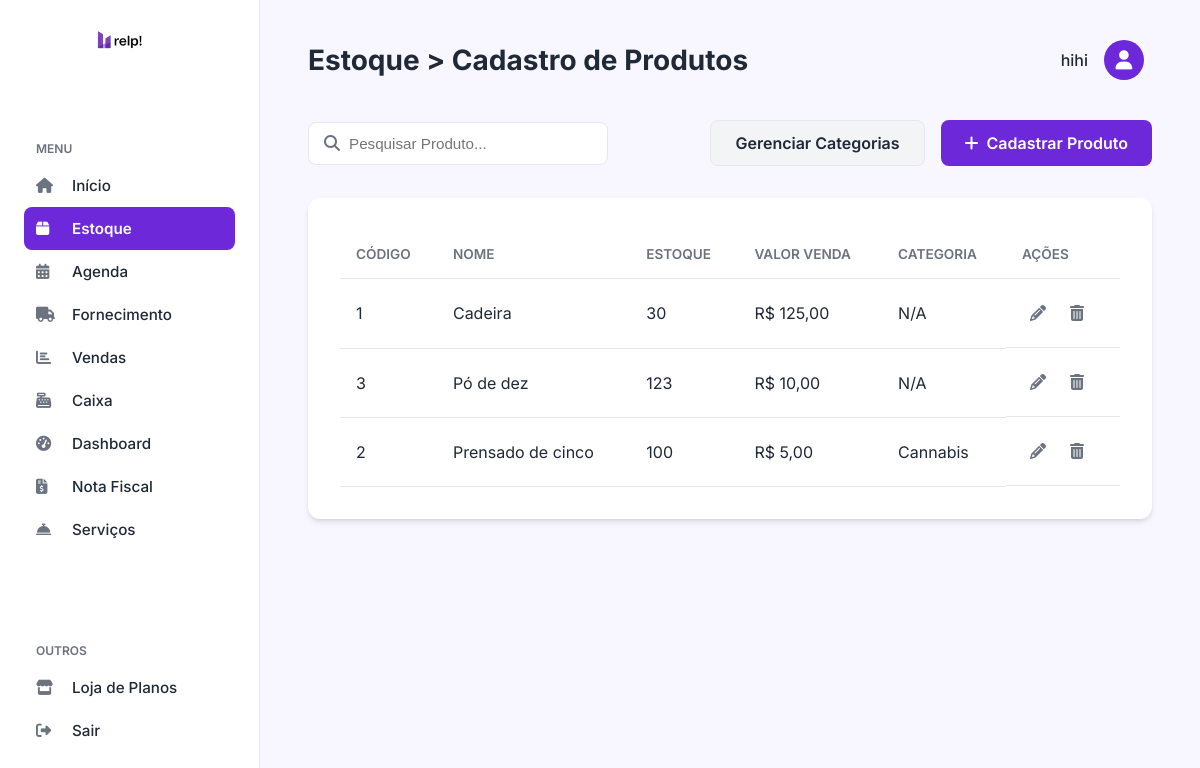
/estoque.php (signed in), run on an earlier commit of the app's database.
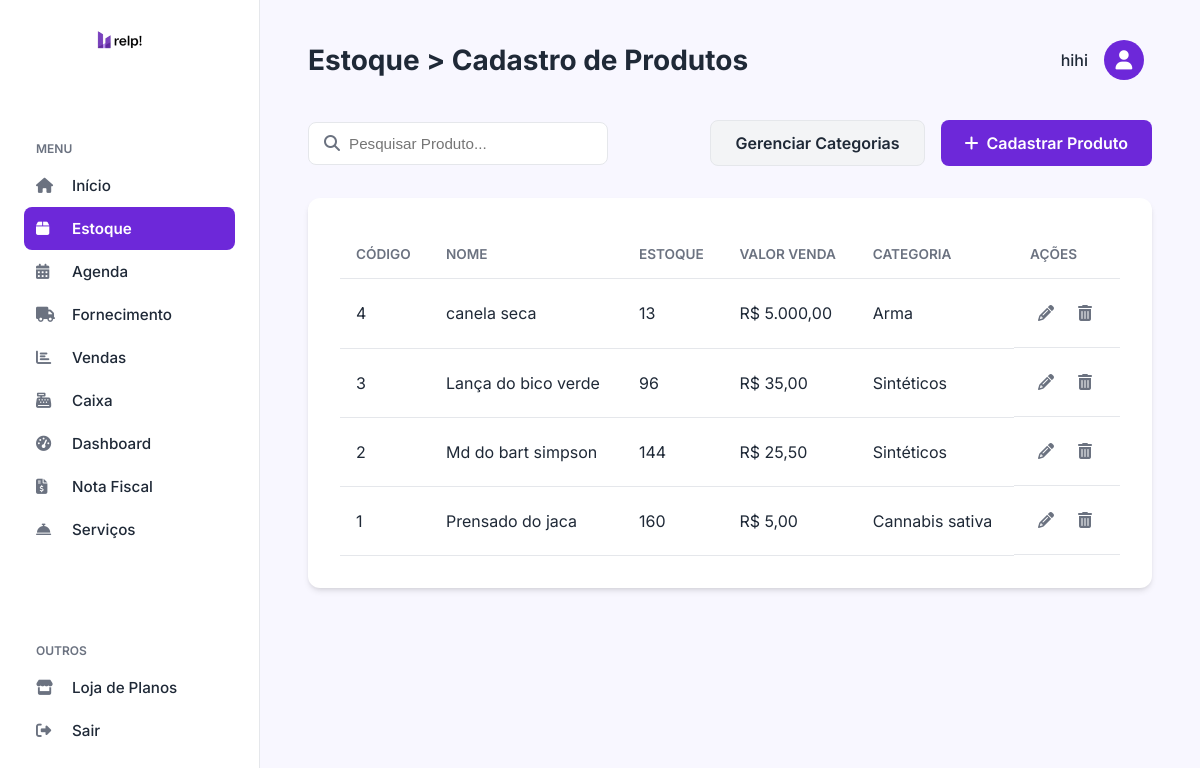
And on a later commit of the database.
### tables this page shows
CREATE TABLE `produtos` (
  `id` int(11) NOT NULL,
  `codigo_barras` varchar(255) DEFAULT NULL,
  `nome` varchar(255) NOT NULL,
  `especificacao` text DEFAULT NULL,
  `quantidade_estoque` int(11) NOT NULL DEFAULT 0,
  `quantidade_minima` int(11) NOT NULL DEFAULT 5,
  `valor_compra` decimal(10,2) NOT NULL,
  `valor_venda` decimal(10,2) NOT NULL,
  `categoria_id` int(11) DEFAULT NULL,
  `fornecedor_id` int(11) DEFAULT NULL,
  `data_cadastro` timestamp NOT NULL DEFAULT current_timestamp()
);

CREATE TABLE `categorias` (
  `id` int(11) NOT NULL,
  `nome` varchar(100) NOT NULL
);

### estoque.php (the view, shortened to what this page needs)
<?php
include_once('config.php');
$produtos = [];
$erro_busca = null;
try {
    $stmt_produtos = $pdo->prepare("SELECT p.*, c.nome as categoria_nome FROM produtos p LEFT JOIN categorias c ON p.categoria_id = c.id ORDER BY p.nome ASC");
    $stmt_produtos->execute();
    $produtos = $stmt_produtos->fetchAll(PDO::FETCH_ASSOC);
} catch (PDOException $e) {
    $erro_busca = "Erro ao buscar dados: " . $e->getMessage();
}
$nome_empresa = $_SESSION['nome_empresa'] ?? 'Empresa';
?>
<!DOCTYPE html>
<html lang="pt-br">
<head>
    <link rel="stylesheet" href="https://cdnjs.cloudflare.com/ajax/libs/font-awesome/6.4.0/css/all.min.css">
    <link rel="stylesheet" href="css/sistema.css">
    <link rel="stylesheet" href="css/estoque.css">
</head>
<body>
    <nav class="sidebar">
        <div class="sidebar-logo">
            <img class="logo" src="img/relplogo.png" alt="Relp! Logo" style="width: 100px;">
        </div>
        <div class="menu-section">
            <h6>MENU</h6>
            <ul class="menu-list">
                <li><a href="sistema.php"><i class="fas fa-home"></i> Início</a></li>
                <li><a href="estoque.php" class="active"><i class="fas fa-box"></i> Estoque</a></li>
                <li><a href="agenda.php"><i class="fas fa-calendar-alt"></i> Agenda</a></li>
                <li><a href="fornecedores.php"><i class="fas fa-truck"></i> Fornecimento</a></li>
                <li><a href="#"><i class="fas fa-chart-bar"></i> Vendas</a></li>
                <li><a href="caixa.php"><i class="fas fa-cash-register"></i> Caixa</a></li>
                <li><a href="#"><i class="fas fa-tachometer-alt"></i> Dashboard</a></li>
                <li><a href="#"><i class="fas fa-file-invoice-dollar"></i> Nota Fiscal</a></li>
                <li><a href="#"><i class="fas fa-concierge-bell"></i> Serviços</a></li>
            </ul>
        </div>
        <div class="menu-section outros">
            <h6>OUTROS</h6>
            <ul class="menu-list">
                <li><a href="#"><i class="fas fa-store"></i> Loja de Planos</a></li>
                <li><a href="sair.php"><i class="fas fa-sign-out-alt"></i> Sair</a></li>
            </ul>
        </div>
    </nav>
    <main class="main-content">
        <header class="main-header">
            <h2>Estoque > Cadastro de Produtos</h2>
            <div class="user-profile"><span><?= htmlspecialchars($nome_empresa) ?></span>
                <div class="avatar"><i class="fas fa-user"></i></div>
            </div>
        </header>
        <div class="actions-container">
            <div class="search-bar">
                <i class="fas fa-search"></i>
                <input type="text" placeholder="Pesquisar Produto...">
            </div>
            <div class="actions-buttons">
                <a href="categorias.php" class="btn-secondary">Gerenciar Categorias</a>
                <a href="produto_formulario.php" class="btn-primary">
                    <i class="fas fa-plus"></i> Cadastrar Produto
                </a>
            </div>
        </div>
        <div class="table-container">
            <table>
                <thead>
                    <tr>
                        <th>Código</th>
                        <th>Nome</th>
                        <th>Estoque</th>
                        <th>Valor Venda</th>
                        <th>Categoria</th>
                        <th>Ações</th>
                    </tr>
                </thead>
                <tbody>
                    <?php if ($erro_busca): ?>
                        <tr>
                            <td colspan="6" class="text-center"><?= htmlspecialchars($erro_busca) ?></td>
                        </tr>
                    <?php elseif (empty($produtos)): ?>
                        <tr>
                            <td colspan="6" class="text-center">Nenhum produto cadastrado ainda.</td>
                        </tr>
                    <?php else: ?>
                        <?php foreach ($produtos as $produto): ?>
                            <tr>
                                <td><?= htmlspecialchars($produto['id']) ?></td>
                                <td><?= htmlspecialchars($produto['nome']) ?></td>
                                <td><?= htmlspecialchars($produto['quantidade_estoque']) ?></td>
                                <td>R$ <?= number_format((float) $produto['valor_venda'], 2, ',', '.') ?></td>
                                <td><?= htmlspecialchars($produto['categoria_nome'] ?? 'N/A') ?></td>
                                <td class="actions">
                                    <a href="produto_formulario.php?id=<?= $produto['id'] ?>" class="btn-action btn-edit">
                                        <i class="fas fa-pencil-alt"></i>
                                    </a>
                                    <a href="excluir_produto.php?id=<?= $produto['id'] ?>" class="btn-action btn-delete">
                                        <i class="fas fa-trash-alt"></i>
                                    </a>
                                </td>
                            </tr>
                        <?php endforeach; ?>
                    <?php endif; ?>
                </tbody>
            </table>
        </div>
    </main>
</body>
</html>

### css/sistema.css (style rules this page uses)
:root { --primary-bg: #F8F7FF; --sidebar-bg: #FFFFFF; --accent-color: #6D28D9; --accent-color-dark: #4C1D95; --text-color: #1F2937; --text-light: #6B7280; --border-color: #E5E7EB; --card-shadow: 0 4px 6px -1px rgb(0 0 0 / 0.1), 0 2px 4px -2px rgb(0 0 0 / 0.1); }
* { margin: 0; padding: 0; box-sizing: border-box; }
body { font-family: 'Inter', sans-serif; background-color: var(--primary-bg); color: var(--text-color); display: flex; height: 100vh; overflow: hidden; }
.sidebar { width: 260px; background-color: var(--sidebar-bg); border-right: 1px solid var(--border-color); display: flex; flex-direction: column; padding: 1.5rem; flex-shrink: 0; }
.sidebar-logo { display: flex; align-items: center; justify-content: center; margin-bottom: 2.5rem; }
.sidebar-logo img { width: 50px; }
.menu-section { margin-bottom: 1.5rem; }
.menu-section h6 { font-size: 0.75rem; font-weight: 600; color: var(--text-light); text-transform: uppercase; padding: 0 0.75rem; margin-bottom: 0.5rem; }
.menu-list { list-style: none; }
.menu-list a { display: flex; align-items: center; padding: 0.75rem; border-radius: 8px; text-decoration: none; color: var(--text-color); font-weight: 500; font-size: 0.95rem; transition: background-color 0.2s ease, color 0.2s ease; }
.menu-list a i { width: 20px; margin-right: 1rem; color: var(--text-light); transition: color 0.2s ease; }
.menu-list a.active { background-color: var(--accent-color); color: #FFFFFF; font-weight: 600; }
.menu-list a.active i { color: #FFFFFF; }
.sidebar .outros { margin-top: auto; }
.main-content { flex-grow: 1; padding: 2rem 3rem; overflow-y: auto; }
.main-header { display: flex; justify-content: space-between; align-items: center; margin-bottom: 2rem; }
.main-header h2 { font-size: 1.75rem; font-weight: 700; }
.user-profile { display: flex; align-items: center; gap: 1rem; cursor: pointer; padding: 0.5rem; border-radius: 8px; }
.user-profile span { font-weight: 500; }
.user-profile .avatar { width: 40px; height: 40px; background-color: var(--accent-color); border-radius: 50%; color: white; display: flex; align-items: center; justify-content: center; font-size: 1.2rem; }

### css/estoque.css (style rules this page uses)
.main-content .actions-container { display: flex; justify-content: space-between; align-items: center; margin-bottom: 2rem; }
.main-content .search-bar { position: relative; width: 300px; }
.main-content .search-bar input { width: 100%; padding: 0.75rem 0.75rem 0.75rem 2.5rem; border: 1px solid var(--border-color); border-radius: 8px; font-size: 0.95rem; }
.main-content .search-bar i { position: absolute; left: 1rem; top: 50%; transform: translateY(-50%); color: var(--text-light); }
.main-content .btn-primary { background-color: var(--accent-color); color: white; padding: 0.75rem 1.5rem; border-radius: 8px; text-decoration: none; font-weight: 600; display: flex; align-items: center; gap: 0.5rem; transition: background-color 0.2s ease; }
.main-content .table-container { background-color: var(--sidebar-bg); border-radius: 12px; padding: 2rem; box-shadow: var(--card-shadow); }
.main-content table { width: 100%; border-collapse: collapse; }
.main-content th, .main-content td { padding: 1rem; text-align: left; border-bottom: 1px solid var(--border-color); }
.main-content th { font-size: 0.85rem; font-weight: 600; text-transform: uppercase; color: var(--text-light); }
.main-content td.actions { display: flex; gap: 0.5rem; }
.main-content .btn-action { color: var(--text-light); padding: 0.5rem; border-radius: 4px; }
.actions-buttons { display: flex; gap: 1rem; }
.btn-secondary { background-color: #F3F4F6; color: var(--text-color); padding: 0.75rem 1.5rem; border-radius: 8px; text-decoration: none; font-weight: 600; display: flex; align-items: center; gap: 0.5rem; border: 1px solid var(--border-color); transition: background-color 0.2s ease; }

What changed in the data, as far as the page shows it:
added produtos: id "4", nome "canela seca", quantidade_estoque "13", valor_venda "5.000,00", categoria.nome "Arma"
changed produtos id 3: nome "Pó de dez" → "Lança do bico verde"; quantidade_estoque "123" → "96"; valor_venda "10,00" → "35,00"; categoria.nome "N/A" → "Sintéticos"
changed produtos id 2: nome "Prensado de cinco" → "Md do bart simpson"; quantidade_estoque "100" → "144"; valor_venda "5,00" → "25,50"; categoria.nome "Cannabis" → "Sintéticos"
changed produtos id 1: nome "Cadeira" → "Prensado do jaca"; quantidade_estoque "30" → "160"; valor_venda "125,00" → "5,00"; categoria.nome "N/A" → "Cannabis sativa"; moves down the list
